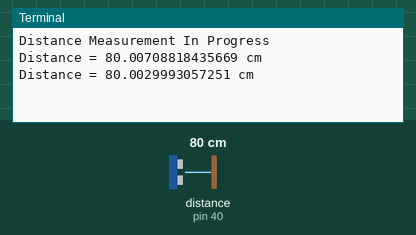
Recording of a program running on a simulated Raspberry Pi (header pin numbers). On the bench: the last lines printed to the terminal. Inputs (shaded band) come from the test bench; at power-on: distance to the obstacle (sensor on pin 40) 80 cm. The echo pulse lasts 58.3 µs per cm; the clock reads 2024-03-15 10:24:30 at power-on unless the program sets it.

Above: at 1.2 s.
1.3 s: distance to the obstacle (sensor on pin 40) set to 2 cm
At 2.6 s:
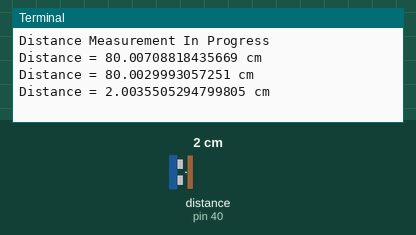
2.8 s: distance to the obstacle (sensor on pin 40) set to 4 cm
At 3.5 s:
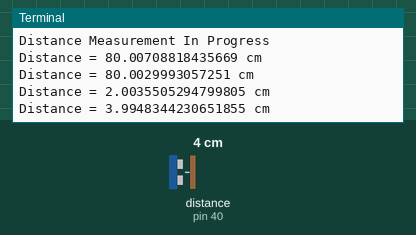
Timing chart, 0 to 5.8 s (numbered marks = the images above; inputs shaded):
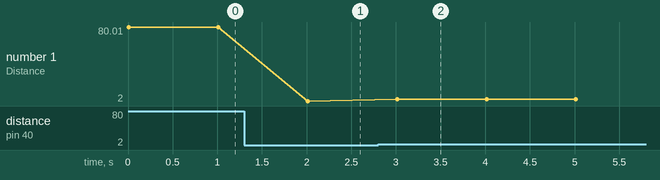

Measured:
- after the input at 1.3 s, the terminal: prints a new line after 0.71 s (image 1)
- after the input at 2.8 s, the terminal: prints a new line after 0.21 s (image 2)
- plotted number 1: 80 → 2 after the input at 1.3 s, 2 → 3.99 after the input at 2.8 s

The program:

hc-sr04.py
```python
import time

import RPi.GPIO as GPIO


###
# 超声波传感器程序
###
class HcSr04:
    ###
    # 初始化
    ###
    def __init__(self, trig: int = 38, echo: int = 40):
        # 设置针脚
        self.TRIG = trig
        self.ECHO = echo
        # 初始化传感器
        self.init()

    ###
    # 初始化距离传感器
    ###
    def init(self):
        print("Distance Measurement In Progress")
        GPIO.setmode(GPIO.BOARD)
        GPIO.setup(self.TRIG, GPIO.OUT)
        GPIO.setup(self.ECHO, GPIO.IN)

    ###
    # 获取距离信息
    ###
    def getDistance(self):
        # 向Trig引脚发送10us的脉冲信号
        GPIO.output(self.TRIG, GPIO.HIGH)
        time.sleep(0.00001)
        GPIO.output(self.TRIG, GPIO.LOW)

        # 开始发送超声波的时刻
        while GPIO.input(self.ECHO) == 0:
            pass
        startTime = time.time()

        # 收到返回超声波的时刻
        while GPIO.input(self.ECHO) == 1:
            pass
        endTime = time.time()

        # 计算距离 距离=(声波的往返时间*声速)/2
        timeDelta = endTime - startTime
        distance = (timeDelta * 34300) / 2

        # 返回距离
        return distance


###
# 程序入口
###
if __name__ == "__main__":
    try:
        # 实例化超声波传感器并设置针脚
        h = HcSr04(trig=38, echo=40)
        while True:
            # 获取距离信息
            distance = h.getDistance()
            print(f"Distance = {distance} cm")
            # 每间隔1秒测量一次
            time.sleep(1)
    except KeyboardInterrupt:
        print("Stopped")
        GPIO.cleanup()
```
